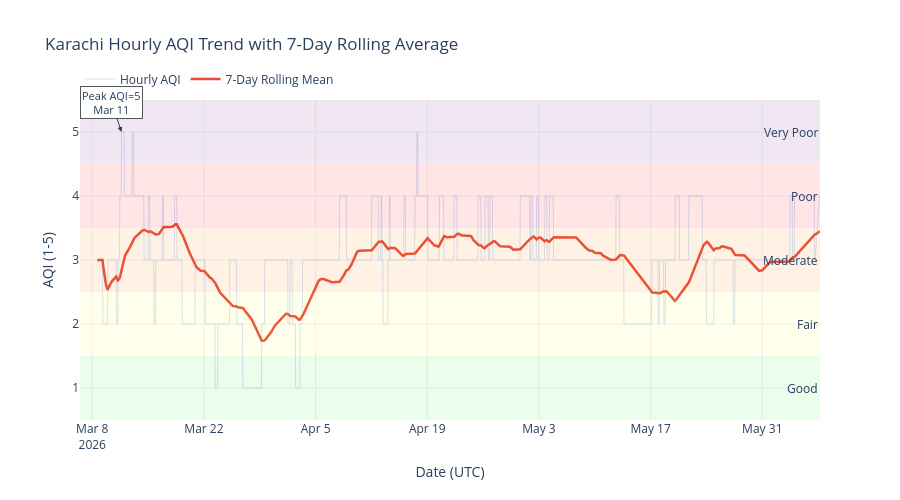

Source (notebook cell):
### Markdown cell above
## 5. AQI Trend over Time (with 7-day Rolling Average) <a id='5'></a>

### Code cell
rolling_7d = df.set_index("datetime")["aqi"].rolling("7D").mean().reset_index()

fig = go.Figure()

# Hourly raw — thin, semi-transparent
fig.add_trace(go.Scatter(
    x=df["datetime"], y=df["aqi"],
    mode="lines", name="Hourly AQI",
    line=dict(color="rgba(100,149,237,0.35)", width=0.8)
))

# 7-day rolling average — bold
fig.add_trace(go.Scatter(
    x=rolling_7d["datetime"], y=rolling_7d["aqi"],
    mode="lines", name="7-Day Rolling Mean",
    line=dict(color="#e74c3c", width=2.5)
))

# AQI band fills
for aqi_val, label, color in [
    (1, "Good", "rgba(0,228,0,0.08)"),
    (2, "Fair", "rgba(255,255,0,0.08)"),
    (3, "Moderate", "rgba(255,126,0,0.10)"),
    (4, "Poor", "rgba(255,0,0,0.10)"),
    (5, "Very Poor", "rgba(143,63,151,0.12)"),
]:
    fig.add_hrect(y0=aqi_val - 0.5, y1=aqi_val + 0.5,
                  fillcolor=color, line_width=0, annotation_text=label,
                  annotation_position="right")

# Annotate the maximum AQI spike
max_row = df.loc[df["aqi"].idxmax()]
fig.add_annotation(
    x=max_row["datetime"], y=max_row["aqi"],
    text=f"Peak AQI={int(max_row['aqi'])}<br>{max_row['datetime'].strftime('%b %d')}",
    showarrow=True, arrowhead=2, bgcolor="#fff", bordercolor="#555",
    font=dict(size=11)
)

fig.update_layout(
    title="Karachi Hourly AQI Trend with 7-Day Rolling Average",
    xaxis_title="Date (UTC)", yaxis_title="AQI (1-5)",
    yaxis=dict(range=[0.5, 5.5], tickvals=[1,2,3,4,5]),
    height=500, template=PLOTLY_TEMPLATE,
    legend=dict(orientation="h", yanchor="bottom", y=1.02)
)
fig.show()

from IPython.display import Markdown, display
display(Markdown("### Interpretation\n\nHourly AQI is highly volatile, but the 7 day rolling mean reveals two major pollution episodes in late March and mid April when conditions stayed in the Poor to Very Poor range for several days. Outside those spikes, the rolling mean mostly sits between Moderate and Poor."))

### Figure 1 — Plotly figure (JSON) as saved in the notebook; plotly's stock layout.template omitted (floating-point values rounded to 4 significant figures; data arrays with more than 128 entries replaced by an {"elided": "..."} marker saying what was removed)
{"data": [{"line": {"color": "rgba(100,149,237,0.35)", "width": 0.8}, "mode": "lines", "name": "Hourly AQI", "type": "scatter", "x": {"elided": "2093 str values"}, "y": {"elided": "2093 int values"}}, {"line": {"color": "#e74c3c", "width": 2.5}, "mode": "lines", "name": "7-Day Rolling Mean", "type": "scatter", "x": {"elided": "2093 str values"}, "y": {"elided": "2093 float values"}}], "layout": {"annotations": [{"showarrow": false, "text": "Good", "x": 1, "xanchor": "right", "xref": "x domain", "y": 1, "yanchor": "middle", "yref": "y"}, {"showarrow": false, "text": "Fair", "x": 1, "xanchor": "right", "xref": "x domain", "y": 2, "yanchor": "middle", "yref": "y"}, {"showarrow": false, "text": "Moderate", "x": 1, "xanchor": "right", "xref": "x domain", "y": 3, "yanchor": "middle", "yref": "y"}, {"showarrow": false, "text": "Poor", "x": 1, "xanchor": "right", "xref": "x domain", "y": 4, "yanchor": "middle", "yref": "y"}, {"showarrow": false, "text": "Very Poor", "x": 1, "xanchor": "right", "xref": "x domain", "y": 5, "yanchor": "middle", "yref": "y"}, {"arrowhead": 2, "bgcolor": "#fff", "bordercolor": "#555", "font": {"size": 11}, "showarrow": true, "text": "Peak AQI=5<br>Mar 11", "x": "2026-03-11T16:00:00+00:00", "y": 5}], "height": 500, "legend": {"orientation": "h", "y": 1.02, "yanchor": "bottom"}, "shapes": [{"fillcolor": "rgba(0,228,0,0.08)", "line": {"width": 0}, "type": "rect", "x0": 0, "x1": 1, "xref": "x domain", "y0": 0.5, "y1": 1.5, "yref": "y"}, {"fillcolor": "rgba(255,255,0,0.08)", "line": {"width": 0}, "type": "rect", "x0": 0, "x1": 1, "xref": "x domain", "y0": 1.5, "y1": 2.5, "yref": "y"}, {"fillcolor": "rgba(255,126,0,0.10)", "line": {"width": 0}, "type": "rect", "x0": 0, "x1": 1, "xref": "x domain", "y0": 2.5, "y1": 3.5, "yref": "y"}, {"fillcolor": "rgba(255,0,0,0.10)", "line": {"width": 0}, "type": "rect", "x0": 0, "x1": 1, "xref": "x domain", "y0": 3.5, "y1": 4.5, "yref": "y"}, {"fillcolor": "rgba(143,63,151,0.12)", "line": {"width": 0}, "type": "rect", "x0": 0, "x1": 1, "xref": "x domain", "y0": 4.5, "y1": 5.5, "yref": "y"}], "title": {"text": "Karachi Hourly AQI Trend with 7-Day Rolling Average"}, "xaxis": {"title": {"text": "Date (UTC)"}}, "yaxis": {"range": [0.5, 5.5], "tickvals": [1, 2, 3, 4, 5], "title": {"text": "AQI (1-5)"}}}}
